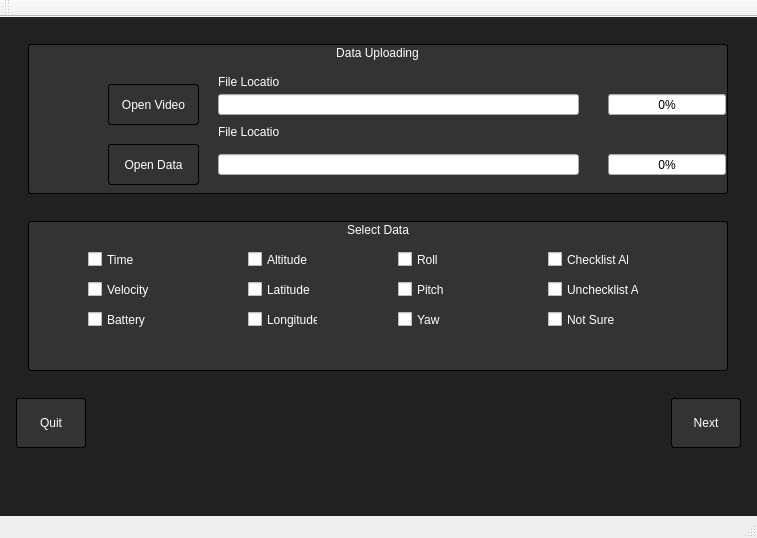
<?xml version="1.0" encoding="UTF-8"?>
<ui version="4.0">
 <class>MainWindow</class>
 <widget class="QMainWindow" name="MainWindow">
  <property name="geometry">
   <rect>
    <x>0</x>
    <y>0</y>
    <width>757</width>
    <height>538</height>
   </rect>
  </property>
  <property name="sizePolicy">
   <sizepolicy hsizetype="Fixed" vsizetype="Fixed">
    <horstretch>0</horstretch>
    <verstretch>0</verstretch>
   </sizepolicy>
  </property>
  <property name="minimumSize">
   <size>
    <width>700</width>
    <height>520</height>
   </size>
  </property>
  <property name="windowTitle">
   <string>MainWindow</string>
  </property>
  <property name="styleSheet">
   <string notr="true">#centralWidget { background:rgba(0,0,0,220);}
</string>
  </property>
  <widget class="QWidget" name="centralWidget">
   <layout class="QVBoxLayout" name="verticalLayout_2">
    <item>
     <layout class="QHBoxLayout" name="horizontalLayout">
      <item>
       <spacer name="horizontalSpacer">
        <property name="orientation">
         <enum>Qt::Horizontal</enum>
        </property>
        <property name="sizeType">
         <enum>QSizePolicy::Fixed</enum>
        </property>
        <property name="sizeHint" stdset="0">
         <size>
          <width>5</width>
          <height>20</height>
         </size>
        </property>
       </spacer>
      </item>
      <item>
       <widget class="QGroupBox" name="groupBox">
        <property name="sizePolicy">
         <sizepolicy hsizetype="Fixed" vsizetype="Fixed">
          <horstretch>0</horstretch>
          <verstretch>0</verstretch>
         </sizepolicy>
        </property>
        <property name="minimumSize">
         <size>
          <width>700</width>
          <height>150</height>
         </size>
        </property>
        <property name="layoutDirection">
         <enum>Qt::LeftToRight</enum>
        </property>
        <property name="styleSheet">
         <string notr="true">QGroupBox
{
color: white;
background-color: #333333;
border-width: 0px;
border-radius: 3px;
 border: 1px solid black;
}</string>
        </property>
        <property name="title">
         <string>Data Uploading</string>
        </property>
        <property name="alignment">
         <set>Qt::AlignCenter</set>
        </property>
        <widget class="QPushButton" name="pushButton">
         <property name="geometry">
          <rect>
           <x>80</x>
           <y>40</y>
           <width>91</width>
           <height>41</height>
          </rect>
         </property>
         <property name="styleSheet">
          <string notr="true">QPushButton
{
color: white;
background-color: #333333;
border-width: 0px;
border-radius: 3px;
border: 1px solid;
}</string>
         </property>
         <property name="text">
          <string>Open Video</string>
         </property>
         <property name="icon">
          <iconset resource="icons.qrc">
           <normaloff>:/icons/icon_folder.png</normaloff>:/icons/icon_folder.png</iconset>
         </property>
         <property name="iconSize">
          <size>
           <width>25</width>
           <height>25</height>
          </size>
         </property>
        </widget>
        <widget class="QLineEdit" name="lineEdit">
         <property name="geometry">
          <rect>
           <x>190</x>
           <y>50</y>
           <width>361</width>
           <height>21</height>
          </rect>
         </property>
        </widget>
        <widget class="QLabel" name="label">
         <property name="geometry">
          <rect>
           <x>190</x>
           <y>30</y>
           <width>61</width>
           <height>16</height>
          </rect>
         </property>
         <property name="styleSheet">
          <string notr="true">QLabel{
color: white;}</string>
         </property>
         <property name="text">
          <string>File Location</string>
         </property>
        </widget>
        <widget class="QProgressBar" name="progressBar">
         <property name="geometry">
          <rect>
           <x>580</x>
           <y>50</y>
           <width>118</width>
           <height>21</height>
          </rect>
         </property>
         <property name="value">
          <number>0</number>
         </property>
        </widget>
        <widget class="QPushButton" name="pushButton_2">
         <property name="geometry">
          <rect>
           <x>80</x>
           <y>100</y>
           <width>91</width>
           <height>41</height>
          </rect>
         </property>
         <property name="styleSheet">
          <string notr="true">QPushButton
{
color: white;
background-color: #333333;
border-width: 0px;
border-radius: 3px;
border: 1px solid;
}</string>
         </property>
         <property name="text">
          <string>Open Data</string>
         </property>
         <property name="icon">
          <iconset resource="icons.qrc">
           <normaloff>:/icons/icon_folder.png</normaloff>:/icons/icon_folder.png</iconset>
         </property>
         <property name="iconSize">
          <size>
           <width>25</width>
           <height>25</height>
          </size>
         </property>
        </widget>
        <widget class="QLabel" name="label_2">
         <property name="geometry">
          <rect>
           <x>190</x>
           <y>80</y>
           <width>61</width>
           <height>16</height>
          </rect>
         </property>
         <property name="styleSheet">
          <string notr="true">QLabel{
color: white;}</string>
         </property>
         <property name="text">
          <string>File Location</string>
         </property>
        </widget>
        <widget class="QLineEdit" name="lineEdit_2">
         <property name="geometry">
          <rect>
           <x>190</x>
           <y>110</y>
           <width>361</width>
           <height>21</height>
          </rect>
         </property>
        </widget>
        <widget class="QProgressBar" name="progressBar_2">
         <property name="geometry">
          <rect>
           <x>580</x>
           <y>110</y>
           <width>118</width>
           <height>21</height>
          </rect>
         </property>
         <property name="value">
          <number>0</number>
         </property>
        </widget>
       </widget>
      </item>
      <item>
       <spacer name="horizontalSpacer_2">
        <property name="orientation">
         <enum>Qt::Horizontal</enum>
        </property>
        <property name="sizeType">
         <enum>QSizePolicy::Fixed</enum>
        </property>
        <property name="sizeHint" stdset="0">
         <size>
          <width>5</width>
          <height>20</height>
         </size>
        </property>
       </spacer>
      </item>
     </layout>
    </item>
    <item>
     <spacer name="verticalSpacer_2">
      <property name="orientation">
       <enum>Qt::Vertical</enum>
      </property>
      <property name="sizeType">
       <enum>QSizePolicy::Fixed</enum>
      </property>
      <property name="sizeHint" stdset="0">
       <size>
        <width>20</width>
        <height>5</height>
       </size>
      </property>
     </spacer>
    </item>
    <item>
     <layout class="QHBoxLayout" name="horizontalLayout_2">
      <property name="leftMargin">
       <number>0</number>
      </property>
      <property name="topMargin">
       <number>0</number>
      </property>
      <property name="rightMargin">
       <number>0</number>
      </property>
      <property name="bottomMargin">
       <number>0</number>
      </property>
      <item>
       <spacer name="horizontalSpacer_3">
        <property name="orientation">
         <enum>Qt::Horizontal</enum>
        </property>
        <property name="sizeType">
         <enum>QSizePolicy::Fixed</enum>
        </property>
        <property name="sizeHint" stdset="0">
         <size>
          <width>5</width>
          <height>20</height>
         </size>
        </property>
       </spacer>
      </item>
      <item>
       <widget class="QGroupBox" name="groupBox_2">
        <property name="sizePolicy">
         <sizepolicy hsizetype="Fixed" vsizetype="Fixed">
          <horstretch>0</horstretch>
          <verstretch>0</verstretch>
         </sizepolicy>
        </property>
        <property name="minimumSize">
         <size>
          <width>700</width>
          <height>150</height>
         </size>
        </property>
        <property name="styleSheet">
         <string notr="true">QGroupBox
{
color: white;
background-color: #333333;
border-width: 0px;
border-radius: 3px;
 border: 1px solid black;
}</string>
        </property>
        <property name="title">
         <string>Select Data</string>
        </property>
        <property name="alignment">
         <set>Qt::AlignCenter</set>
        </property>
        <widget class="QCheckBox" name="checkBox">
         <property name="geometry">
          <rect>
           <x>60</x>
           <y>30</y>
           <width>70</width>
           <height>17</height>
          </rect>
         </property>
         <property name="styleSheet">
          <string notr="true">QCheckBox{color:white;}</string>
         </property>
         <property name="text">
          <string>Time</string>
         </property>
        </widget>
        <widget class="QCheckBox" name="checkBox_2">
         <property name="geometry">
          <rect>
           <x>60</x>
           <y>60</y>
           <width>70</width>
           <height>17</height>
          </rect>
         </property>
         <property name="styleSheet">
          <string notr="true">QCheckBox{color:white;}</string>
         </property>
         <property name="text">
          <string>Velocity</string>
         </property>
        </widget>
        <widget class="QCheckBox" name="checkBox_3">
         <property name="geometry">
          <rect>
           <x>60</x>
           <y>90</y>
           <width>70</width>
           <height>17</height>
          </rect>
         </property>
         <property name="styleSheet">
          <string notr="true">QCheckBox{color:white;}</string>
         </property>
         <property name="text">
          <string>Battery</string>
         </property>
        </widget>
        <widget class="QCheckBox" name="checkBox_4">
         <property name="geometry">
          <rect>
           <x>220</x>
           <y>30</y>
           <width>70</width>
           <height>17</height>
          </rect>
         </property>
         <property name="styleSheet">
          <string notr="true">QCheckBox{color:white;}</string>
         </property>
         <property name="text">
          <string>Altitude</string>
         </property>
        </widget>
        <widget class="QCheckBox" name="checkBox_5">
         <property name="geometry">
          <rect>
           <x>220</x>
           <y>60</y>
           <width>70</width>
           <height>17</height>
          </rect>
         </property>
         <property name="styleSheet">
          <string notr="true">QCheckBox{color:white;}</string>
         </property>
         <property name="text">
          <string>Latitude</string>
         </property>
        </widget>
        <widget class="QCheckBox" name="checkBox_6">
         <property name="geometry">
          <rect>
           <x>220</x>
           <y>90</y>
           <width>70</width>
           <height>17</height>
          </rect>
         </property>
         <property name="styleSheet">
          <string notr="true">QCheckBox{color:white;}</string>
         </property>
         <property name="text">
          <string>Longitude</string>
         </property>
        </widget>
        <widget class="QCheckBox" name="checkBox_7">
         <property name="geometry">
          <rect>
           <x>370</x>
           <y>30</y>
           <width>70</width>
           <height>17</height>
          </rect>
         </property>
         <property name="styleSheet">
          <string notr="true">QCheckBox{color:white;}</string>
         </property>
         <property name="text">
          <string>Roll</string>
         </property>
        </widget>
        <widget class="QCheckBox" name="checkBox_8">
         <property name="geometry">
          <rect>
           <x>370</x>
           <y>60</y>
           <width>70</width>
           <height>17</height>
          </rect>
         </property>
         <property name="styleSheet">
          <string notr="true">QCheckBox{color:white;}</string>
         </property>
         <property name="text">
          <string>Pitch</string>
         </property>
        </widget>
        <widget class="QCheckBox" name="checkBox_9">
         <property name="geometry">
          <rect>
           <x>370</x>
           <y>90</y>
           <width>70</width>
           <height>17</height>
          </rect>
         </property>
         <property name="styleSheet">
          <string notr="true">QCheckBox{color:white;}</string>
         </property>
         <property name="text">
          <string>Yaw</string>
         </property>
        </widget>
        <widget class="QCheckBox" name="checkBox_10">
         <property name="geometry">
          <rect>
           <x>520</x>
           <y>30</y>
           <width>81</width>
           <height>17</height>
          </rect>
         </property>
         <property name="styleSheet">
          <string notr="true">QCheckBox{color:white;}</string>
         </property>
         <property name="text">
          <string>Checklist All</string>
         </property>
        </widget>
        <widget class="QCheckBox" name="checkBox_11">
         <property name="geometry">
          <rect>
           <x>520</x>
           <y>60</y>
           <width>91</width>
           <height>17</height>
          </rect>
         </property>
         <property name="styleSheet">
          <string notr="true">QCheckBox{color:white;}</string>
         </property>
         <property name="text">
          <string>Unchecklist All</string>
         </property>
        </widget>
        <widget class="QCheckBox" name="checkBox_12">
         <property name="geometry">
          <rect>
           <x>520</x>
           <y>90</y>
           <width>70</width>
           <height>17</height>
          </rect>
         </property>
         <property name="styleSheet">
          <string notr="true">QCheckBox{color:white;}</string>
         </property>
         <property name="text">
          <string>Not Sure</string>
         </property>
        </widget>
       </widget>
      </item>
      <item>
       <spacer name="horizontalSpacer_4">
        <property name="orientation">
         <enum>Qt::Horizontal</enum>
        </property>
        <property name="sizeType">
         <enum>QSizePolicy::Fixed</enum>
        </property>
        <property name="sizeHint" stdset="0">
         <size>
          <width>5</width>
          <height>20</height>
         </size>
        </property>
       </spacer>
      </item>
     </layout>
    </item>
    <item>
     <spacer name="verticalSpacer_3">
      <property name="orientation">
       <enum>Qt::Vertical</enum>
      </property>
      <property name="sizeType">
       <enum>QSizePolicy::Fixed</enum>
      </property>
      <property name="sizeHint" stdset="0">
       <size>
        <width>20</width>
        <height>5</height>
       </size>
      </property>
     </spacer>
    </item>
    <item>
     <layout class="QHBoxLayout" name="horizontalLayout_3">
      <property name="leftMargin">
       <number>0</number>
      </property>
      <property name="topMargin">
       <number>0</number>
      </property>
      <property name="rightMargin">
       <number>0</number>
      </property>
      <property name="bottomMargin">
       <number>0</number>
      </property>
      <item>
       <spacer name="horizontalSpacer_6">
        <property name="orientation">
         <enum>Qt::Horizontal</enum>
        </property>
        <property name="sizeType">
         <enum>QSizePolicy::Fixed</enum>
        </property>
        <property name="sizeHint" stdset="0">
         <size>
          <width>5</width>
          <height>20</height>
         </size>
        </property>
       </spacer>
      </item>
      <item>
       <widget class="QPushButton" name="pushButton_4">
        <property name="sizePolicy">
         <sizepolicy hsizetype="Fixed" vsizetype="Fixed">
          <horstretch>0</horstretch>
          <verstretch>0</verstretch>
         </sizepolicy>
        </property>
        <property name="minimumSize">
         <size>
          <width>70</width>
          <height>50</height>
         </size>
        </property>
        <property name="styleSheet">
         <string notr="true">QPushButton
{
color: white;
background-color: #333333;
border-width: 0px;
border-radius: 3px;
border: 1px solid;
}</string>
        </property>
        <property name="text">
         <string>Quit</string>
        </property>
        <property name="icon">
         <iconset resource="icons.qrc">
          <normaloff>:/icons/exit.png</normaloff>:/icons/exit.png</iconset>
        </property>
        <property name="iconSize">
         <size>
          <width>23</width>
          <height>23</height>
         </size>
        </property>
       </widget>
      </item>
      <item>
       <spacer name="horizontalSpacer_5">
        <property name="orientation">
         <enum>Qt::Horizontal</enum>
        </property>
        <property name="sizeHint" stdset="0">
         <size>
          <width>40</width>
          <height>20</height>
         </size>
        </property>
       </spacer>
      </item>
      <item>
       <widget class="QPushButton" name="pushButton_3">
        <property name="sizePolicy">
         <sizepolicy hsizetype="Fixed" vsizetype="Fixed">
          <horstretch>0</horstretch>
          <verstretch>0</verstretch>
         </sizepolicy>
        </property>
        <property name="minimumSize">
         <size>
          <width>70</width>
          <height>50</height>
         </size>
        </property>
        <property name="styleSheet">
         <string notr="true">QPushButton
{
color: white;
background-color: #333333;
border-width: 0px;
border-radius: 3px;
border: 1px solid;
}</string>
        </property>
        <property name="text">
         <string>Next</string>
        </property>
        <property name="icon">
         <iconset resource="icons.qrc">
          <normaloff>:/icons/icon_next.png</normaloff>:/icons/icon_next.png</iconset>
        </property>
        <property name="iconSize">
         <size>
          <width>23</width>
          <height>23</height>
         </size>
        </property>
       </widget>
      </item>
      <item>
       <spacer name="horizontalSpacer_7">
        <property name="orientation">
         <enum>Qt::Horizontal</enum>
        </property>
        <property name="sizeType">
         <enum>QSizePolicy::Fixed</enum>
        </property>
        <property name="sizeHint" stdset="0">
         <size>
          <width>5</width>
          <height>20</height>
         </size>
        </property>
       </spacer>
      </item>
     </layout>
    </item>
    <item>
     <spacer name="verticalSpacer">
      <property name="orientation">
       <enum>Qt::Vertical</enum>
      </property>
      <property name="sizeType">
       <enum>QSizePolicy::Fixed</enum>
      </property>
      <property name="sizeHint" stdset="0">
       <size>
        <width>20</width>
        <height>40</height>
       </size>
      </property>
     </spacer>
    </item>
   </layout>
  </widget>
  <widget class="QMenuBar" name="menuBar">
   <property name="geometry">
    <rect>
     <x>0</x>
     <y>0</y>
     <width>757</width>
     <height>21</height>
    </rect>
   </property>
  </widget>
  <widget class="QToolBar" name="mainToolBar">
   <attribute name="toolBarArea">
    <enum>TopToolBarArea</enum>
   </attribute>
   <attribute name="toolBarBreak">
    <bool>false</bool>
   </attribute>
  </widget>
  <widget class="QStatusBar" name="statusBar"/>
 </widget>
 <layoutdefault spacing="6" margin="11"/>
 <resources>
  <include location="icons.qrc"/>
 </resources>
 <connections/>
</ui>
